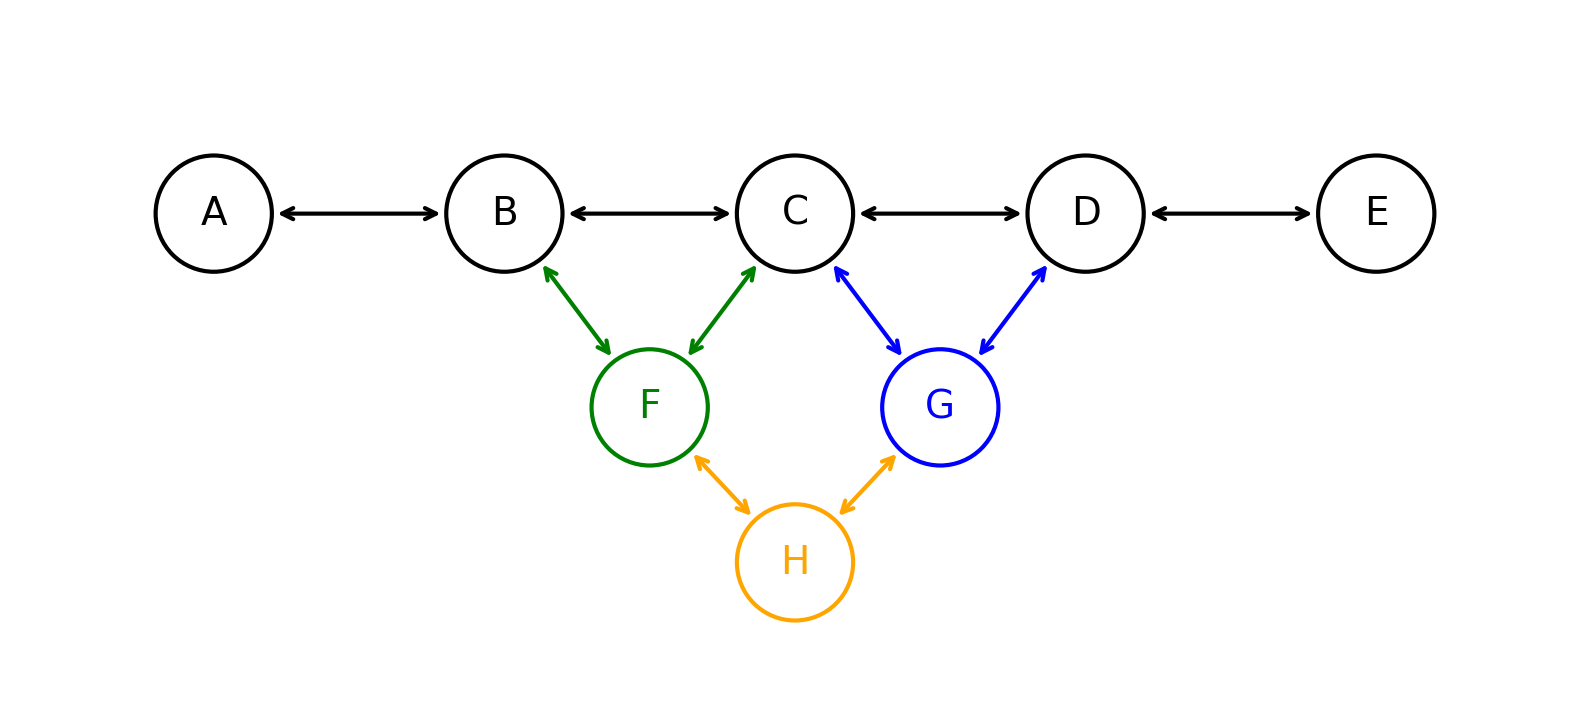

The script that drew this image:
import matplotlib.pyplot as plt
import numpy as np

# Base nodes and coordinates
base_nodes = ["A", "B", "C", "D", "E"]
n = len(base_nodes)
spacing = 1.5
x_positions = np.arange(n) * spacing - spacing * (n - 1) / 2
y_base = 0
radius = 0.3

# Coordinate mapping for original nodes
coords = {label: (x_positions[i], y_base) for i, label in enumerate(base_nodes)}

# Compute inserted vertices F (green) and G (blue)
coords["F"] = ((coords["B"][0] + coords["C"][0]) / 2, y_base - 1.0)
coords["G"] = ((coords["C"][0] + coords["D"][0]) / 2, y_base - 1.0)

# Compute H (orange) at a lower layer
coords["H"] = ((coords["F"][0] + coords["G"][0]) / 2, y_base - 1.8)

# Plot setup
fig, ax = plt.subplots(figsize=(10, 5))
ax.set_aspect("equal")
ax.axis("off")
ax.set_xlim(x_positions.min() - 1, x_positions.max() + 1)
ax.set_ylim(-2.5, 1)

# Draw black base list A<->B<->C<->D<->E
for label in base_nodes:
    x, y = coords[label]
    circle = plt.Circle((x, y), radius, fill=False, linewidth=1.5, edgecolor="black")
    ax.add_patch(circle)
    ax.text(x, y, label, ha="center", va="center", fontsize=14, color="black")
for i in range(n - 1):
    x0, y0 = coords[base_nodes[i]]
    x1, y1 = coords[base_nodes[i + 1]]
    dx, dy = x1 - x0, y1 - y0
    dist = np.hypot(dx, dy)
    ux, uy = dx / dist, dy / dist
    ax.annotate(
        "",
        xy=(x1 - ux * radius, y1 - uy * radius),
        xytext=(x0 + ux * radius, y0 + uy * radius),
        arrowprops=dict(arrowstyle="<->", color="black", linewidth=1.5),
    )

# Draw green F
xF, yF = coords["F"]
ax.add_patch(plt.Circle((xF, yF), radius, fill=False, linewidth=1.5, edgecolor="green"))
ax.text(xF, yF, "F", ha="center", va="center", fontsize=14, color="green")
for pair in [("B", "F"), ("F", "C")]:
    x0, y0 = coords[pair[0]]
    x1, y1 = coords[pair[1]]
    dx, dy = x1 - x0, y1 - y0
    dist = np.hypot(dx, dy)
    ux, uy = dx / dist, dy / dist
    ax.annotate(
        "",
        xy=(x1 - ux * radius, y1 - uy * radius),
        xytext=(x0 + ux * radius, y0 + uy * radius),
        arrowprops=dict(arrowstyle="<->", color="green", linewidth=1.5),
    )

# Draw blue G
xG, yG = coords["G"]
ax.add_patch(plt.Circle((xG, yG), radius, fill=False, linewidth=1.5, edgecolor="blue"))
ax.text(xG, yG, "G", ha="center", va="center", fontsize=14, color="blue")
for pair in [("C", "G"), ("G", "D")]:
    x0, y0 = coords[pair[0]]
    x1, y1 = coords[pair[1]]
    dx, dy = x1 - x0, y1 - y0
    dist = np.hypot(dx, dy)
    ux, uy = dx / dist, dy / dist
    ax.annotate(
        "",
        xy=(x1 - ux * radius, y1 - uy * radius),
        xytext=(x0 + ux * radius, y0 + uy * radius),
        arrowprops=dict(arrowstyle="<->", color="blue", linewidth=1.5),
    )

# Draw orange H at lower layer between F and G
xH, yH = coords["H"]
ax.add_patch(
    plt.Circle((xH, yH), radius, fill=False, linewidth=1.5, edgecolor="orange")
)
ax.text(xH, yH, "H", ha="center", va="center", fontsize=14, color="orange")
for pair in [("F", "H"), ("H", "G")]:
    x0, y0 = coords[pair[0]]
    x1, y1 = coords[pair[1]]
    dx, dy = x1 - x0, y1 - y0
    dist = np.hypot(dx, dy)
    ux, uy = dx / dist, dy / dist
    ax.annotate(
        "",
        xy=(x1 - ux * radius, y1 - uy * radius),
        xytext=(x0 + ux * radius, y0 + uy * radius),
        arrowprops=dict(arrowstyle="<->", color="orange", linewidth=1.5),
    )

plt.show()
